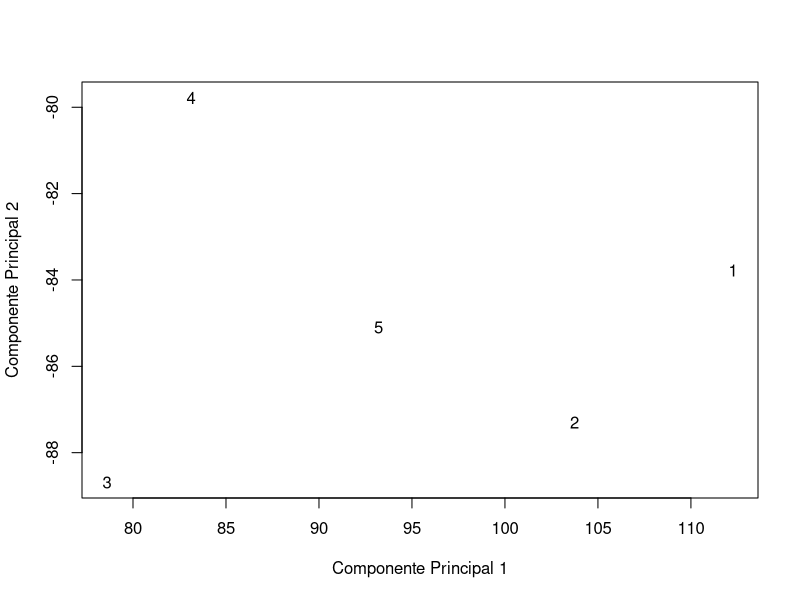

Here is the R script that generated this plot:
## Aula Prática Ia

#### Disciplina: Introdução ao Aprendizado Estatístico
#### Capítulo 01 - Componentes Principais

# **Aluna:** Carine Madeira Soares  
# **Instituição:** Universidade Federal de Viçosa

# Carregando os dados
setwd('C:/Users/ninam/Documents/Estudo/UVF/UFV_Pos_IA/Modulo I/ELT573_Introducao_Aprendizado_Estatico/Scripts/Componentes_Principais')
dados <- read.table('dados_cp.txt', header = T)
dados

# Obtenção da matriz de covariâncias
S<- var(dados[,-1])
S

# Obtenção dos autovalores e autovetores
autos <- eigen(S)
autos

# Escores
dado <- as.matrix(dados[,-1])
escores1 <- dado%*%autos$vectors
escores1

# A proporcao de explicabilidade em cada um dos Componentes Principais
percent_expli <- autos$values/sum(diag(S))
percent_expli

# Construção do gráfico
id<-dados[,1]
cp_plot<-cbind(id,escores1)
plot(cp_plot[,2],cp_plot[,3],type="n",xlab='Componente Principal 1', ylab='Componente Principal 2')
text(y=cp_plot[,3], x=cp_plot[,2])
